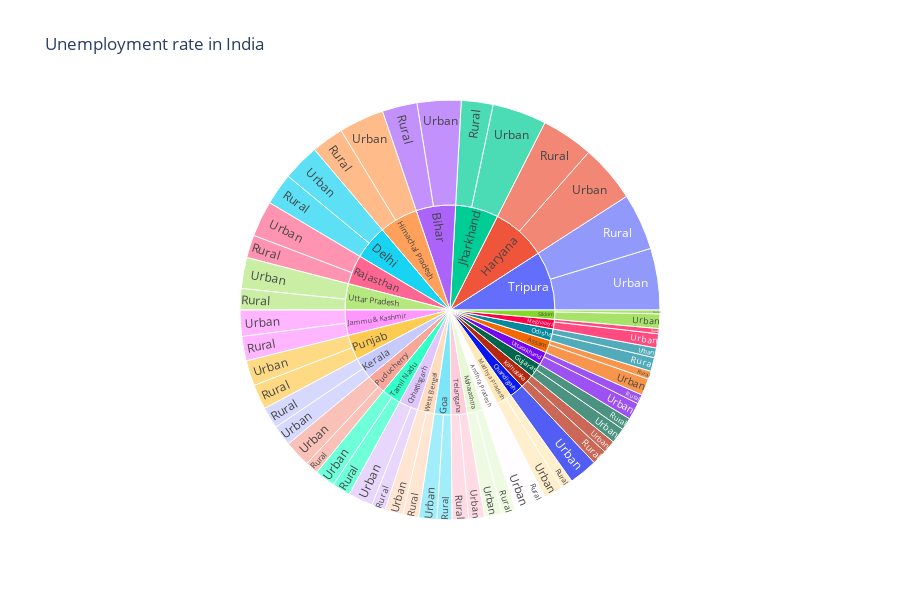

Source (notebook cell):
### Markdown cell above
# From the bar graph, it is observed that Tripura recorded the highest unemployment rate with an average of approximately 28% followed by Haryana, Jharkhand, Bihar, Himachal Pradesh, Delhi etc. 
# Regions Goa and Tamil Nadu has unemployment rate of approx. 10% whereas Maharashtra, Andhra Pradesh and Madhya Pradesh has unemployment rate of less than 10% and Karnataka, Gujarat and Uttarakhand has unemployment rate of more than 5%.
# Meghalaya being the only region whose unemployment rate is approx.5% during the pandemic.

### Code cell
# Region and Area wise average unemployment rate
data = df[['Region', 'Area', ' Estimated Unemployment Rate (%)']]
fig = px.sunburst(data, path = ['Region', 'Area'],
                 values = ' Estimated Unemployment Rate (%)', width = 900, height = 600,
                 title = 'Unemployment rate in India')
fig.show()

### Figure 1 — Plotly figure (JSON) as saved in the notebook; plotly's stock layout.template omitted (floating-point values rounded to 4 significant figures)
{"data": [{"branchvalues": "total", "domain": {"x": [0, 1], "y": [0, 1]}, "hovertemplate": "labels=%{label}<br> Estimated Unemployment Rate (%)=%{value}<br>parent=%{parent}<br>id=%{id}<extra></extra>", "ids": ["Andhra Pradesh/Rural", "Assam/Rural", "Bihar/Rural", "Chhattisgarh/Rural", "Delhi/Rural", "Goa/Rural", "Gujarat/Rural", "Haryana/Rural", "Himachal Pradesh/Rural", "Jammu & Kashmir/Rural", "Jharkhand/Rural", "Karnataka/Rural", "Kerala/Rural", "Madhya Pradesh/Rural", "Maharashtra/Rural", "Meghalaya/Rural", "Odisha/Rural", "Puducherry/Rural", "Punjab/Rural", "Rajasthan/Rural", "Sikkim/Rural", "Tamil Nadu/Rural", "Telangana/Rural", "Tripura/Rural", "Uttar Pradesh/Rural", "Uttarakhand/Rural", "West Bengal/Rural", "Andhra Pradesh/Urban", "Assam/Urban", "Bihar/Urban", "Chandigarh/Urban", "Chhattisgarh/Urban", "Delhi/Urban", "Goa/Urban", "Gujarat/Urban", "Haryana/Urban", "Himachal Pradesh/Urban", "Jammu & Kashmir/Urban", "Jharkhand/Urban", "Karnataka/Urban", "Kerala/Urban", "Madhya Pradesh/Urban", "Maharashtra/Urban", "Meghalaya/Urban", "Odisha/Urban", "Puducherry/Urban", "Punjab/Urban", "Rajasthan/Urban", "Sikkim/Urban", "Tamil Nadu/Urban", "Telangana/Urban", "Tripura/Urban", "Uttar Pradesh/Urban", "Uttarakhand/Urban", "West Bengal/Urban", "Andhra Pradesh", "Assam", "Bihar", "Chandigarh", "Chhattisgarh", "Delhi", "Goa", "Gujarat", "Haryana", "Himachal Pradesh", "Jammu & Kashmir", "Jharkhand", "Karnataka", "Kerala", "Madhya Pradesh", "Maharashtra", "Meghalaya", "Odisha", "Puducherry", "Punjab", "Rajasthan", "Sikkim", "Tamil Nadu", "Telangana", "Tripura", "Uttar Pradesh", "Uttarakhand", "West Bengal"], "labels": ["Rural", "Rural", "Rural", "Rural", "Rural", "Rural", "Rural", "Rural", "Rural", "Rural", "Rural", "Rural", "Rural", "Rural", "Rural", "Rural", "Rural", "Rural", "Rural", "Rural", "Rural", "Rural", "Rural", "Rural", "Rural", "Rural", "Rural", "Urban", "Urban", "Urban", "Urban", "Urban", "Urban", "Urban", "Urban", "Urban", "Urban", "Urban", "Urban", "Urban", "Urban", "Urban", "Urban", "Urban", "Urban", "Urban", "Urban", "Urban", "Urban", "Urban", "Urban", "Urban", "Urban", "Urban", "Urban", "Andhra Pradesh", "Assam", "Bihar", "Chandigarh", "Chhattisgarh", "Delhi", "Goa", "Gujarat", "Haryana", "Himachal Pradesh", "Jammu & Kashmir", "Jharkhand", "Karnataka", "Kerala", "Madhya Pradesh", "Maharashtra", "Meghalaya", "Odisha", "Puducherry", "Punjab", "Rajasthan", "Sikkim", "Tamil Nadu", "Telangana", "Tripura", "Uttar Pradesh", "Uttarakhand", "West Bengal"], "name": "", "parents": ["Andhra Pradesh", "Assam", "Bihar", "Chhattisgarh", "Delhi", "Goa", "Gujarat", "Haryana", "Himachal Pradesh", "Jammu & Kashmir", "Jharkhand", "Karnataka", "Kerala", "Madhya Pradesh", "Maharashtra", "Meghalaya", "Odisha", "Puducherry", "Punjab", "Rajasthan", "Sikkim", "Tamil Nadu", "Telangana", "Tripura", "Uttar Pradesh", "Uttarakhand", "West Bengal", "Andhra Pradesh", "Assam", "Bihar", "Chandigarh", "Chhattisgarh", "Delhi", "Goa", "Gujarat", "Haryana", "Himachal Pradesh", "Jammu & Kashmir", "Jharkhand", "Karnataka", "Kerala", "Madhya Pradesh", "Maharashtra", "Meghalaya", "Odisha", "Puducherry", "Punjab", "Rajasthan", "Sikkim", "Tamil Nadu", "Telangana", "Tripura", "Uttar Pradesh", "Uttarakhand", "West Bengal", "", "", "", "", "", "", "", "", "", "", "", "", "", "", "", "", "", "", "", "", "", "", "", "", "", "", "", ""], "type": "sunburst", "values": [77.37, 53.89, 234.8, 92.8, 213.6, 100.7, 82.84, 350.2, 217.1, 164.5, 213.1, 101.1, 144.8, 79.15, 95.34, 34.65, 92.58, 87.16, 166.9, 153.0, 25.4, 122.9, 110.1, 380.3, 142.9, 63.47, 106.0, 132.0, 113.2, 294.9, 191.9, 165.9, 248.2, 121.9, 103.8, 385.8, 302.1, 175.5, 363.3, 85.79, 138.7, 128.2, 116.3, 94.92, 65.84, 178.4, 169.9, 240.7, 97.84, 137.1, 106.6, 413.5, 208.5, 114.3, 121.5, 209.4, 167.1, 529.7, 191.9, 258.7, 461.9, 222.6, 186.6, 735.9, 519.1, 340.0, 576.4, 186.9, 283.5, 207.4, 211.6, 129.6, 158.4, 265.6, 336.9, 393.6, 123.2, 260.0, 216.7, 793.8, 351.4, 177.7, 227.5]}], "layout": {"height": 600, "legend": {"tracegroupgap": 0}, "title": {"text": "Unemployment rate in India"}, "width": 900}}
